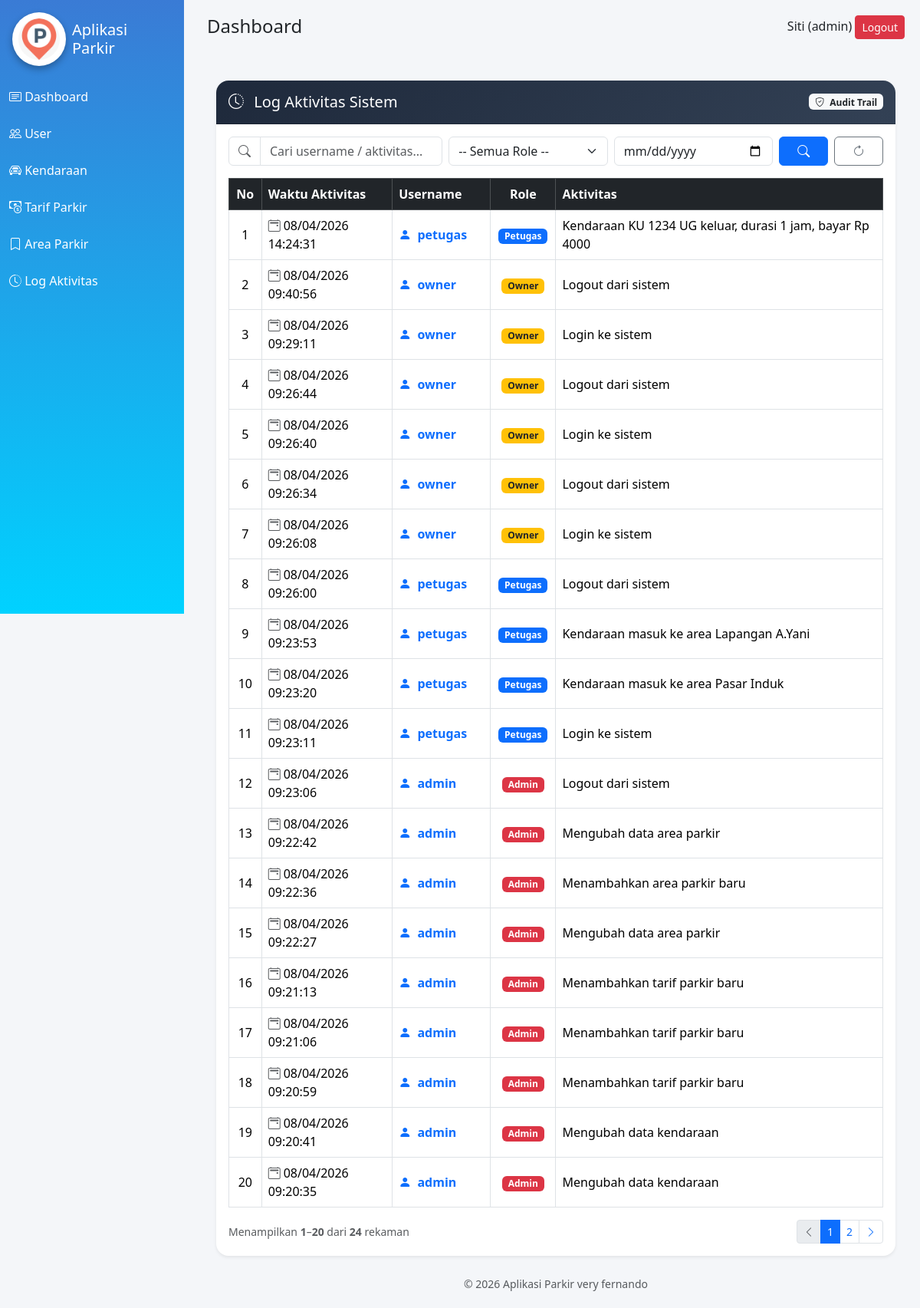
Screenshot of /log/index.php (signed in) with the database file from the repository.
### tables this page shows
CREATE TABLE `tb_log_aktivitas` (
  `id_log` int(11) NOT NULL,
  `id_user` int(11) DEFAULT NULL,
  `aktivitas` varchar(100) DEFAULT NULL,
  `waktu_aktivitas` datetime DEFAULT NULL
);

CREATE TABLE `tb_user` (
  `id_user` int(11) NOT NULL,
  `nama_lengkap` varchar(50) DEFAULT NULL,
  `username` varchar(50) DEFAULT NULL,
  `password` varchar(100) DEFAULT NULL,
  `role` enum('admin','petugas','owner') DEFAULT NULL,
  `status_aktif` tinyint(1) DEFAULT NULL
);

### log/index.php (the view, shortened to what this page needs)
<?php
include '../config/koneksi.php';
include '../template/header.php';
include '../template/sidebar.php';
include '../template/navbar.php';
$cari        = isset($_GET['cari']) ? mysqli_real_escape_string($conn, trim($_GET['cari'])) : '';
$filter_role = isset($_GET['role']) ? mysqli_real_escape_string($conn, $_GET['role']) : '';
$filter_tgl  = isset($_GET['tgl'])  ? mysqli_real_escape_string($conn, $_GET['tgl']) : '';
$where_parts = [];
$where = count($where_parts) > 0 ? 'WHERE ' . implode(' AND ', $where_parts) : '';
$per_hal   = 20;
$halaman   = isset($_GET['halaman']) ? max(1, intval($_GET['halaman'])) : 1;
$offset    = ($halaman - 1) * $per_hal;
$total_q   = mysqli_query($conn, "SELECT COUNT(*) as total FROM tb_log_aktivitas tla JOIN tb_user tu ON tla.id_user = tu.id_user $where");
$total     = $total_q ? mysqli_fetch_assoc($total_q)['total'] : 0;
$total_hal = ceil($total / $per_hal);
$query = mysqli_query($conn,
    "SELECT tla.aktivitas, tla.waktu_aktivitas, tu.username, tu.role
     FROM tb_log_aktivitas tla
     JOIN tb_user tu ON tla.id_user = tu.id_user
     $where
     ORDER BY tla.waktu_aktivitas DESC
     LIMIT $per_hal OFFSET $offset"
);
?>
<div class="content-wrapper">
  <div class="container-fluid py-4">
    <div class="card shadow-sm border-0 rounded-4">
      <div class="card-header rounded-top-4 py-3 d-flex justify-content-between align-items-center"
           style="background:linear-gradient(135deg,#1e293b,#334155);color:white">
        <h5 class="mb-0"><i class="bi bi-clock-history me-2"></i> Log Aktivitas Sistem</h5>
        <span class="badge bg-light text-dark"><i class="bi bi-shield-check me-1"></i> Audit Trail</span>
      </div>
      <div class="card-body">
        <form method="GET" class="row g-2 mb-3">
          <div class="col-md-4">
            <div class="input-group">
              <span class="input-group-text bg-white"><i class="bi bi-search text-muted"></i></span>
              <input type="text" name="cari" class="form-control"
                     placeholder="Cari username / aktivitas..."
                     value="<?= htmlspecialchars($cari) ?>">
            </div>
          </div>
          <div class="col-md-3">
            <select name="role" class="form-select">
              <option value="">-- Semua Role --</option>
            </select>
          </div>
          <div class="col-md-3">
            <input type="date" name="tgl" class="form-control"
                   value="<?= htmlspecialchars($filter_tgl) ?>">
          </div>
          <div class="col-md-1">
            <button type="submit" class="btn btn-primary w-100"><i class="bi bi-search"></i></button>
          </div>
          <div class="col-md-1">
            <a href="index.php" class="btn btn-outline-secondary w-100"><i class="bi bi-arrow-clockwise"></i></a>
          </div>
        </form>
        <div class="table-responsive">
          <table class="table table-hover table-bordered align-middle mb-0">
            <thead class="table-dark">
              <tr>
                <th class="text-center" style="width:5%">No</th>
                <th style="width:20%">Waktu Aktivitas</th>
                <th style="width:15%">Username</th>
                <th class="text-center" style="width:10%">Role</th>
                <th>Aktivitas</th>
              </tr>
            </thead>
            <tbody>
              <?php
              $no = $offset + 1;
              if ($query && mysqli_num_rows($query) > 0):
                while ($row = mysqli_fetch_assoc($query)):
                  $badge = match($row['role']) {
                      'admin'   => 'bg-danger',
                      'petugas' => 'bg-primary',
                      'owner'   => 'bg-warning text-dark',
                      default   => 'bg-secondary'
                  };
                  $waktu = date('d/m/Y H:i:s', strtotime($row['waktu_aktivitas']));
              ?>
              <tr>
                <td class="text-center"><?= $no++ ?></td>
                <td><i class="bi bi-calendar2-event text-muted me-1"></i><?= $waktu ?></td>
                <td><i class="bi bi-person-fill text-primary me-1"></i>
                    <span class="fw-bold text-primary"><?= htmlspecialchars($row['username']) ?></span></td>
                <td class="text-center"><span class="badge <?= $badge ?>"><?= ucfirst($row['role']) ?></span></td>
                <td><?= htmlspecialchars($row['aktivitas']) ?></td>
              </tr>
              <?php endwhile; endif; ?>
            </tbody>
          </table>
        </div>
        <div class="d-flex justify-content-between align-items-center mt-3 flex-wrap gap-2">
          <small class="text-muted">
            Menampilkan <strong><?= $total>0 ? $offset+1 : 0 ?></strong>–<strong><?= min($offset+$per_hal,$total) ?></strong>
            dari <strong><?= $total ?></strong> rekaman
          </small>
          <?php if ($total_hal > 1):
            $q_str = "cari=".urlencode($cari)."&role=".urlencode($filter_role)."&tgl=".urlencode($filter_tgl);
            $pg_start = max(1, $halaman-2);
            $pg_end   = min($total_hal, $halaman+2);
          ?>
          <nav><ul class="pagination pagination-sm mb-0">
            <li class="page-item <?= $halaman<=1?'disabled':'' ?>">
              <a class="page-link" href="?<?= $q_str ?>&halaman=<?= $halaman-1 ?>"><i class="bi bi-chevron-left"></i></a>
            </li>
            <?php for ($i=$pg_start;$i<=$pg_end;$i++): ?>
              <li class="page-item <?= $i==$halaman?'active':'' ?>">
                <a class="page-link" href="?<?= $q_str ?>&halaman=<?= $i ?>"><?= $i ?></a>
              </li>
            <?php endfor; ?>
            <li class="page-item <?= $halaman>=$total_hal?'disabled':'' ?>">
              <a class="page-link" href="?<?= $q_str ?>&halaman=<?= $halaman+1 ?>"><i class="bi bi-chevron-right"></i></a>
            </li>
          </ul></nav>
          <?php endif; ?>
        </div>
      </div>
    </div>
  </div>
</div>
<?php include '../template/footer.php'; ?>

### template/header.php (shortened to what this page needs)
<!DOCTYPE html>
<html>
<head>
    <link href="https://cdn.jsdelivr.net/npm/bootstrap@5.3.8/dist/css/bootstrap.min.css" rel="stylesheet">
    <link href="https://cdn.jsdelivr.net/npm/bootstrap-icons/font/bootstrap-icons.css" rel="stylesheet">
</head>
<body>

### template/sidebar.php (shortened to what this page needs)
<div class="sidebar">
<div class="d-flex align-items-center px-3 py-3">
    <img src="../logo.jpeg" class="logo-sidebar me-2">
    <h5 class="mb-0 text-white">Aplikasi Parkir</h5>
</div>
    <?php if($_SESSION['role']=='admin'){ ?>
        <a href="../dashboard/index.php"><i class="bi bi-card-text"></i> Dashboard</a>
        <a href="../user/index.php"><i class="bi bi-people"></i> User</a>
        <a href="../kendaraan/index.php"><i class="bi bi-car-front"></i> Kendaraan</a>
        <a href="../tarif/index.php"><i class="bi bi-cash-coin"></i> Tarif Parkir</a>
        <a href="../area/index.php"><i class="bi bi-bookmark"></i> Area Parkir</a>
        <a href="../log/index.php"><i class="bi bi-clock-history"></i> Log Aktivitas
            </a>
            <?php } ?>
</div>

### template/navbar.php
<div class="content">
    <div class="d-flex justify-content-between mb-4">
        <h4>Dashboard</h4>
        <div>
            <?= $_SESSION['nama'] ?> (<?= $_SESSION['role'] ?>)
            <a href="../logout.php" class="btn btn-danger btn-sm">Logout</a>
        </div>
    </div>

### template/footer.php
<footer> <center><small class="text-muted">&copy; 2026 Aplikasi Parkir  very fernando</small> </center></footer>
    </div>
</body>
</html>

### template/header.php (style rules this page uses)
body { background:#f4f6f9; }
.sidebar { width:240px; height:100vh; position:fixed; background: linear-gradient(180deg, #3a7bd5, #00d2ff); color:white; }
.sidebar a { display:block; padding:12px; color:white; text-decoration:none; }
.content { margin-left:250px; padding:20px; }
.card { border-radius:12px; box-shadow:8 4px 10px rgba(0,0,0,0.1); }

### template/sidebar.php (style rules this page uses)
.logo-sidebar { width: 70px; height: 70px; object-fit: contain; border-radius: 50%; background: white; padding: 8px; box-shadow: 0 4px 10px rgba(0,0,0,0.3); }

### rows the page displays
tb_log_aktivitas: waktu_aktivitas "08/04/2026 14:24:31", id_user.username "petugas", id_user.role "Petugas", aktivitas "Kendaraan KU 1234 UG keluar, durasi 1 jam, bayar Rp 4000"
tb_log_aktivitas: waktu_aktivitas "08/04/2026 09:40:56", id_user.username "owner", id_user.role "Owner", aktivitas "Logout dari sistem"
tb_log_aktivitas: waktu_aktivitas "08/04/2026 09:29:11", id_user.username "owner", id_user.role "Owner", aktivitas "Login ke sistem"
tb_log_aktivitas: waktu_aktivitas "08/04/2026 09:26:44", id_user.username "owner", id_user.role "Owner", aktivitas "Logout dari sistem"
tb_log_aktivitas: waktu_aktivitas "08/04/2026 09:26:40", id_user.username "owner", id_user.role "Owner", aktivitas "Login ke sistem"
tb_log_aktivitas: waktu_aktivitas "08/04/2026 09:26:34", id_user.username "owner", id_user.role "Owner", aktivitas "Logout dari sistem"
tb_log_aktivitas: waktu_aktivitas "08/04/2026 09:26:08", id_user.username "owner", id_user.role "Owner", aktivitas "Login ke sistem"
tb_log_aktivitas: waktu_aktivitas "08/04/2026 09:26:00", id_user.username "petugas", id_user.role "Petugas", aktivitas "Logout dari sistem"
tb_log_aktivitas: waktu_aktivitas "08/04/2026 09:23:53", id_user.username "petugas", id_user.role "Petugas", aktivitas "Kendaraan masuk ke area Lapangan A.Yani"
tb_log_aktivitas: waktu_aktivitas "08/04/2026 09:23:20", id_user.username "petugas", id_user.role "Petugas", aktivitas "Kendaraan masuk ke area Pasar Induk"
tb_log_aktivitas: waktu_aktivitas "08/04/2026 09:23:11", id_user.username "petugas", id_user.role "Petugas", aktivitas "Login ke sistem"
tb_log_aktivitas: waktu_aktivitas "08/04/2026 09:23:06", id_user.username "admin", id_user.role "Admin", aktivitas "Logout dari sistem"
tb_log_aktivitas: waktu_aktivitas "08/04/2026 09:22:42", id_user.username "admin", id_user.role "Admin", aktivitas "Mengubah data area parkir"
tb_log_aktivitas: waktu_aktivitas "08/04/2026 09:22:36", id_user.username "admin", id_user.role "Admin", aktivitas "Menambahkan area parkir baru"
tb_log_aktivitas: waktu_aktivitas "08/04/2026 09:22:27", id_user.username "admin", id_user.role "Admin", aktivitas "Mengubah data area parkir"
tb_log_aktivitas: waktu_aktivitas "08/04/2026 09:21:13", id_user.username "admin", id_user.role "Admin", aktivitas "Menambahkan tarif parkir baru"
tb_log_aktivitas: waktu_aktivitas "08/04/2026 09:21:06", id_user.username "admin", id_user.role "Admin", aktivitas "Menambahkan tarif parkir baru"
tb_log_aktivitas: waktu_aktivitas "08/04/2026 09:20:59", id_user.username "admin", id_user.role "Admin", aktivitas "Menambahkan tarif parkir baru"
tb_log_aktivitas: waktu_aktivitas "08/04/2026 09:20:41", id_user.username "admin", id_user.role "Admin", aktivitas "Mengubah data kendaraan"
tb_log_aktivitas: waktu_aktivitas "08/04/2026 09:20:35", id_user.username "admin", id_user.role "Admin", aktivitas "Mengubah data kendaraan"

### other values shown
$_SESSION['nama'] "Siti"
$_SESSION['role'] "admin"
$offset+1 "1"
min($offset+$per_hal,$total) "20"
$total "24"
